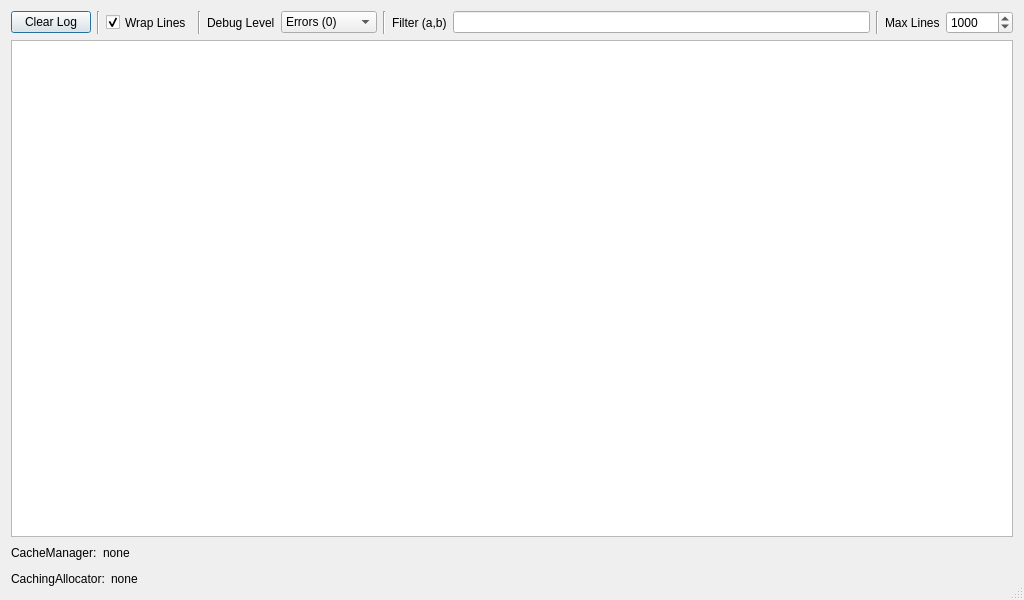
<?xml version="1.0" encoding="UTF-8"?>
<ui version="4.0">
 <class>DebugWindow</class>
 <widget class="QDialog" name="DebugWindow">
  <property name="windowModality">
   <enum>Qt::NonModal</enum>
  </property>
  <property name="geometry">
   <rect>
    <x>0</x>
    <y>0</y>
    <width>1024</width>
    <height>600</height>
   </rect>
  </property>
  <property name="windowTitle">
   <string>Debug Log</string>
  </property>
  <property name="sizeGripEnabled">
   <bool>true</bool>
  </property>
  <layout class="QVBoxLayout" name="verticalLayout">
   <item>
    <layout class="QHBoxLayout" name="horizontalLayout">
     <item>
      <widget class="QPushButton" name="clearPushButton">
       <property name="sizePolicy">
        <sizepolicy hsizetype="Fixed" vsizetype="Fixed">
         <horstretch>0</horstretch>
         <verstretch>0</verstretch>
        </sizepolicy>
       </property>
       <property name="text">
        <string>Clear Log</string>
       </property>
      </widget>
     </item>
     <item>
      <widget class="Line" name="line_1">
       <property name="orientation">
        <enum>Qt::Vertical</enum>
       </property>
      </widget>
     </item>
     <item>
      <widget class="QCheckBox" name="wordWrapCheckBox">
       <property name="sizePolicy">
        <sizepolicy hsizetype="Fixed" vsizetype="Preferred">
         <horstretch>0</horstretch>
         <verstretch>0</verstretch>
        </sizepolicy>
       </property>
       <property name="text">
        <string>Wrap Lines</string>
       </property>
       <property name="checked">
        <bool>true</bool>
       </property>
      </widget>
     </item>
     <item>
      <widget class="Line" name="line_2">
       <property name="orientation">
        <enum>Qt::Vertical</enum>
       </property>
      </widget>
     </item>
     <item>
      <widget class="QLabel" name="levelLabel">
       <property name="sizePolicy">
        <sizepolicy hsizetype="Fixed" vsizetype="Preferred">
         <horstretch>0</horstretch>
         <verstretch>0</verstretch>
        </sizepolicy>
       </property>
       <property name="text">
        <string>Debug Level</string>
       </property>
      </widget>
     </item>
     <item>
      <widget class="QComboBox" name="levelComboBox">
       <property name="sizePolicy">
        <sizepolicy hsizetype="Fixed" vsizetype="Fixed">
         <horstretch>0</horstretch>
         <verstretch>0</verstretch>
        </sizepolicy>
       </property>
       <property name="currentText">
        <string>Details (3)</string>
       </property>
       <item>
        <property name="text">
         <string>Errors (0)</string>
        </property>
       </item>
       <item>
        <property name="text">
         <string>Backend (1)</string>
        </property>
       </item>
       <item>
        <property name="text">
         <string>Info (2)</string>
        </property>
       </item>
       <item>
        <property name="text">
         <string>Details (3)</string>
        </property>
       </item>
      </widget>
     </item>
     <item>
      <widget class="Line" name="line_3">
       <property name="orientation">
        <enum>Qt::Vertical</enum>
       </property>
      </widget>
     </item>
     <item>
      <widget class="QLabel" name="filtersLabel">
       <property name="sizePolicy">
        <sizepolicy hsizetype="Fixed" vsizetype="Preferred">
         <horstretch>0</horstretch>
         <verstretch>0</verstretch>
        </sizepolicy>
       </property>
       <property name="text">
        <string>Filter (a,b)</string>
       </property>
      </widget>
     </item>
     <item>
      <widget class="QLineEdit" name="filtersLineEdit"/>
     </item>
     <item>
      <widget class="Line" name="line_4">
       <property name="orientation">
        <enum>Qt::Vertical</enum>
       </property>
      </widget>
     </item>
     <item>
      <widget class="QLabel" name="maxLinesLabel">
       <property name="sizePolicy">
        <sizepolicy hsizetype="Fixed" vsizetype="Preferred">
         <horstretch>0</horstretch>
         <verstretch>0</verstretch>
        </sizepolicy>
       </property>
       <property name="text">
        <string>Max Lines</string>
       </property>
      </widget>
     </item>
     <item>
      <widget class="QSpinBox" name="maxLinesSpinBox">
       <property name="sizePolicy">
        <sizepolicy hsizetype="Fixed" vsizetype="Fixed">
         <horstretch>0</horstretch>
         <verstretch>0</verstretch>
        </sizepolicy>
       </property>
       <property name="suffix">
        <string/>
       </property>
       <property name="prefix">
        <string/>
       </property>
       <property name="maximum">
        <number>100000</number>
       </property>
       <property name="singleStep">
        <number>10</number>
       </property>
       <property name="value">
        <number>1000</number>
       </property>
      </widget>
     </item>
    </layout>
   </item>
   <item>
    <widget class="QPlainTextEdit" name="plainTextEdit">
     <property name="readOnly">
      <bool>true</bool>
     </property>
    </widget>
   </item>
   <item>
    <layout class="QHBoxLayout" name="horizontalLayout_2">
     <item>
      <widget class="QLabel" name="cacheMgrLabel">
       <property name="sizePolicy">
        <sizepolicy hsizetype="Fixed" vsizetype="Preferred">
         <horstretch>0</horstretch>
         <verstretch>0</verstretch>
        </sizepolicy>
       </property>
       <property name="text">
        <string>CacheManager:</string>
       </property>
      </widget>
     </item>
     <item>
      <widget class="QLabel" name="cacheMgrStats">
       <property name="text">
        <string>none</string>
       </property>
      </widget>
     </item>
     <item>
      <spacer name="horizontalSpacer">
       <property name="orientation">
        <enum>Qt::Horizontal</enum>
       </property>
       <property name="sizeHint" stdset="0">
        <size>
         <width>40</width>
         <height>20</height>
        </size>
       </property>
      </spacer>
     </item>
    </layout>
   </item>
   <item>
    <layout class="QHBoxLayout" name="horizontalLayout_3">
     <item>
      <widget class="QLabel" name="cacheAllocLabel">
       <property name="text">
        <string>CachingAllocator:</string>
       </property>
      </widget>
     </item>
     <item>
      <widget class="QLabel" name="cacheAllocStats">
       <property name="text">
        <string>none</string>
       </property>
      </widget>
     </item>
     <item>
      <spacer name="horizontalSpacer_2">
       <property name="orientation">
        <enum>Qt::Horizontal</enum>
       </property>
       <property name="sizeHint" stdset="0">
        <size>
         <width>40</width>
         <height>20</height>
        </size>
       </property>
      </spacer>
     </item>
    </layout>
   </item>
  </layout>
 </widget>
 <resources/>
 <connections>
  <connection>
   <sender>maxLinesSpinBox</sender>
   <signal>valueChanged(int)</signal>
   <receiver>DebugWindow</receiver>
   <slot>SetMaxLines(int)</slot>
   <hints>
    <hint type="sourcelabel">
     <x>596</x>
     <y>22</y>
    </hint>
    <hint type="destinationlabel">
     <x>399</x>
     <y>299</y>
    </hint>
   </hints>
  </connection>
  <connection>
   <sender>clearPushButton</sender>
   <signal>clicked()</signal>
   <receiver>plainTextEdit</receiver>
   <slot>clear()</slot>
   <hints>
    <hint type="sourcelabel">
     <x>49</x>
     <y>22</y>
    </hint>
    <hint type="destinationlabel">
     <x>399</x>
     <y>317</y>
    </hint>
   </hints>
  </connection>
  <connection>
   <sender>wordWrapCheckBox</sender>
   <signal>stateChanged(int)</signal>
   <receiver>DebugWindow</receiver>
   <slot>SetLineWrap(int)</slot>
   <hints>
    <hint type="sourcelabel">
     <x>225</x>
     <y>22</y>
    </hint>
    <hint type="destinationlabel">
     <x>399</x>
     <y>299</y>
    </hint>
   </hints>
  </connection>
  <connection>
   <sender>levelComboBox</sender>
   <signal>currentIndexChanged(int)</signal>
   <receiver>DebugWindow</receiver>
   <slot>SetDebugLevel(int)</slot>
   <hints>
    <hint type="sourcelabel">
     <x>319</x>
     <y>21</y>
    </hint>
    <hint type="destinationlabel">
     <x>399</x>
     <y>299</y>
    </hint>
   </hints>
  </connection>
  <connection>
   <sender>filtersLineEdit</sender>
   <signal>textChanged(QString)</signal>
   <receiver>DebugWindow</receiver>
   <slot>SetDebugFilter(QString)</slot>
   <hints>
    <hint type="sourcelabel">
     <x>532</x>
     <y>21</y>
    </hint>
    <hint type="destinationlabel">
     <x>399</x>
     <y>299</y>
    </hint>
   </hints>
  </connection>
 </connections>
 <slots>
  <slot>SetMaxLines(int)</slot>
  <slot>SetLineWrap(int)</slot>
  <slot>SetDebugFilter(QString)</slot>
  <slot>SetDebugLevel(int)</slot>
 </slots>
</ui>
